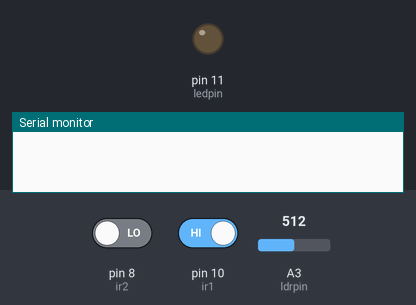
This sketch was run on a simulated Arduino Uno, built with avr-gcc and run on an emulated ATmega328P. Parts: output pins drawn as LEDs (lit = HIGH), the last lines printed to the serial monitor. The test bench sets the inputs (shaded band); at power-on: A3 (ldrpin) = 512, pin 8 (ir2) LOW, pin 10 (ir1) HIGH.

Above: at 1.2 s.
1.3 s: A3 (ldrpin) set to 106
2.8 s: A3 (ldrpin) set to 91
At 3.6 s:
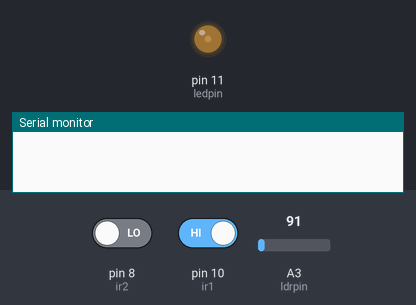
4.3 s: pin 8 (ir2) driven HIGH
At 4.8 s:
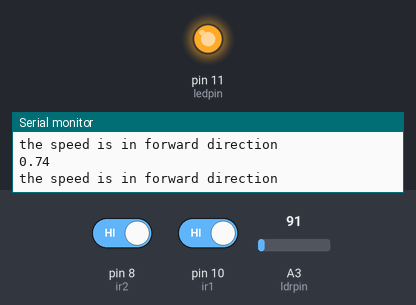
5.9 s: pin 10 (ir1) driven LOW
At 6.6 s:
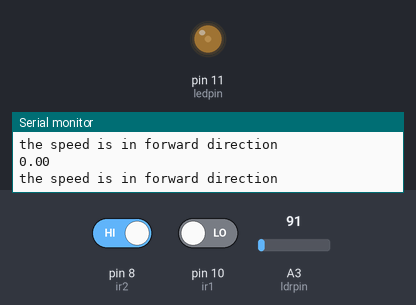
9.2 s: pin 10 (ir1) driven HIGH
Timing chart, 0 to 11.7 s (numbered marks = the images above; inputs shaded):
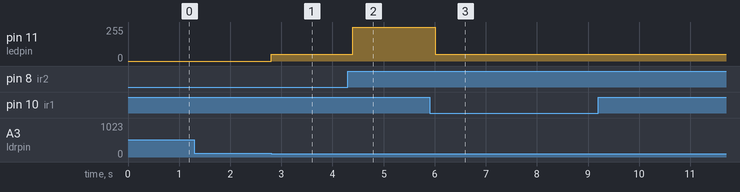

Measured:
- the behaviour switches between 100 and 99 on A3 (ldrpin) (found by bisection; images 0 and 1)
- after the input at 1.3 s, every drawn part: stays the same
- after the input at 2.8 s, pin 11 (ledpin): 0/255 → 50/255 at once
- after the input at 4.3 s, pin 11 (ledpin): 50/255 → 255/255 after 0.10 s
- after the input at 5.9 s, pin 11 (ledpin): 255/255 → 50/255 after 0.12 s

The sketch:

speed_detector_street_light.ino
```cpp
int ir1=10;
int ir2=8;
int irval1;
int irval2;
double distance=0.16;               //meter
double time1;
double time2;
double time1sec;
double time2sec;
double speed;
int ldrpin=A3;
int ldrval;
int ledpin=11;
void setup() {
  // put your setup code here, to run once:
pinMode(ir1,INPUT);
pinMode(ir2,INPUT);
pinMode(ldrpin,INPUT);
pinMode(ledpin,OUTPUT);
Serial.begin(9600);
}

void loop() {
  // put your main code here, to run repeatedly:
irval1=digitalRead(ir1);
irval2=digitalRead(ir2);
ldrval=analogRead(ldrpin);
// delay(500);
// Serial.println(irval1);
// Serial.println(irval2);

if (irval1==0) {
time1=millis();
time1sec=time1/1000;
// Serial.println(time1sec);
// Serial.println(time1);

}

if (irval2==1) {
time2=millis();
time2sec=time2/1000;

// Serial.println(time2sec);
// Serial.println(time2);

}


if (time2sec>time1sec) {
speed=distance*(time2sec-time1sec);
delay(100);
Serial.println(speed);
Serial.println("the speed is in forward direction");
}


if (time1sec>time2sec) {
speed=distance*(time1sec-time2sec);
delay(100);
Serial.println("the speed is in reverse direction");
Serial.println(speed);
}

// delay(200);
// Serial.println(ldrval);

if (ldrval<100 ) {                            //dark
analogWrite(ledpin, 50);
if (speed>0.5 && speed <2) {
analogWrite(ledpin, 255);


}
}

else{                                        //light
analogWrite(ledpin, 0);
}


}
```
